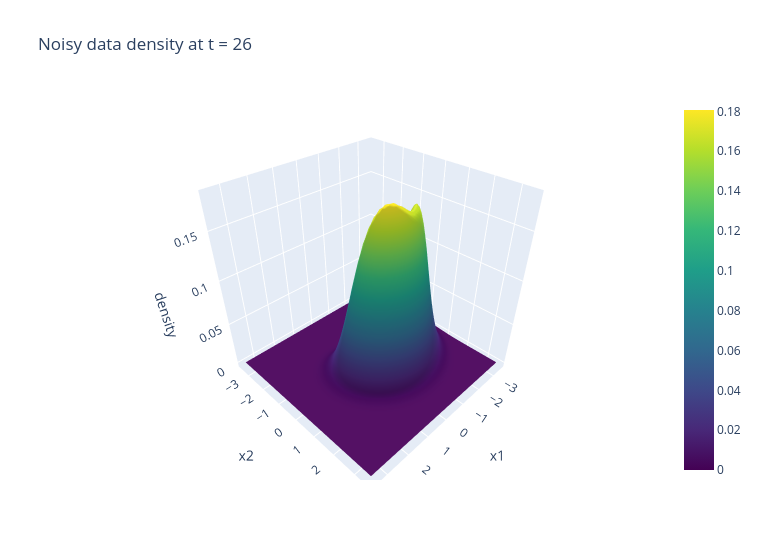

Notebook source saved alongside this figure:
### Markdown cell above
### 9.2 Interactive Plotly version of 9.1 (the last panel with the noise level $t=26$)

### Code cell
fig = go.Figure(go.Surface(x=gx[0], y=gy[:, 0], z=dens[25], colorscale="Viridis")); fig.update_layout(title="Noisy data density at t = 26", width=760, height=560, scene=dict(xaxis_title="x1", yaxis_title="x2", zaxis_title="density")); fig.show()

### Figure 1 — Plotly figure (JSON) as saved in the notebook; plotly's stock layout.template omitted (floating-point values rounded to 4 significant figures; data arrays with more than 128 entries replaced by an {"elided": "..."} marker saying what was removed)
{"data": [{"colorscale": [[0.0, "#440154"], [0.1111, "#482878"], [0.2222, "#3e4989"], [0.3333, "#31688e"], [0.4444, "#26828e"], [0.5556, "#1f9e89"], [0.6667, "#35b779"], [0.7778, "#6ece58"], [0.8889, "#b5de2b"], [1.0, "#fde725"]], "type": "surface", "x": [-3.5, -3.381, -3.263, -3.144, -3.025, -2.907, -2.788, -2.669, -2.551, -2.432, -2.314, -2.195, -2.076, -1.958, -1.839, -1.72, -1.602, -1.483, -1.364, -1.246, -1.127, -1.008, -0.8898, -0.7712, -0.6525, -0.5339, -0.4153, -0.2966, -0.178, -0.05932, 0.05932, 0.178, 0.2966, 0.4153, 0.5339, 0.6525, 0.7712, 0.8898, 1.008, 1.127, 1.246, 1.364, 1.483, 1.602, 1.72, 1.839, 1.958, 2.076, 2.195, 2.314, 2.432, 2.551, 2.669, 2.788, 2.907, 3.025, 3.144, 3.263, 3.381, 3.5], "y": [-3.5, -3.381, -3.263, -3.144, -3.025, -2.907, -2.788, -2.669, -2.551, -2.432, -2.314, -2.195, -2.076, -1.958, -1.839, -1.72, -1.602, -1.483, -1.364, -1.246, -1.127, -1.008, -0.8898, -0.7712, -0.6525, -0.5339, -0.4153, -0.2966, -0.178, -0.05932, 0.05932, 0.178, 0.2966, 0.4153, 0.5339, 0.6525, 0.7712, 0.8898, 1.008, 1.127, 1.246, 1.364, 1.483, 1.602, 1.72, 1.839, 1.958, 2.076, 2.195, 2.314, 2.432, 2.551, 2.669, 2.788, 2.907, 3.025, 3.144, 3.263, 3.381, 3.5], "z": {"elided": "60x60 float values"}}], "layout": {"height": 560, "scene": {"xaxis": {"title": {"text": "x1"}}, "yaxis": {"title": {"text": "x2"}}, "zaxis": {"title": {"text": "density"}}}, "title": {"text": "Noisy data density at t = 26"}, "width": 760}}
